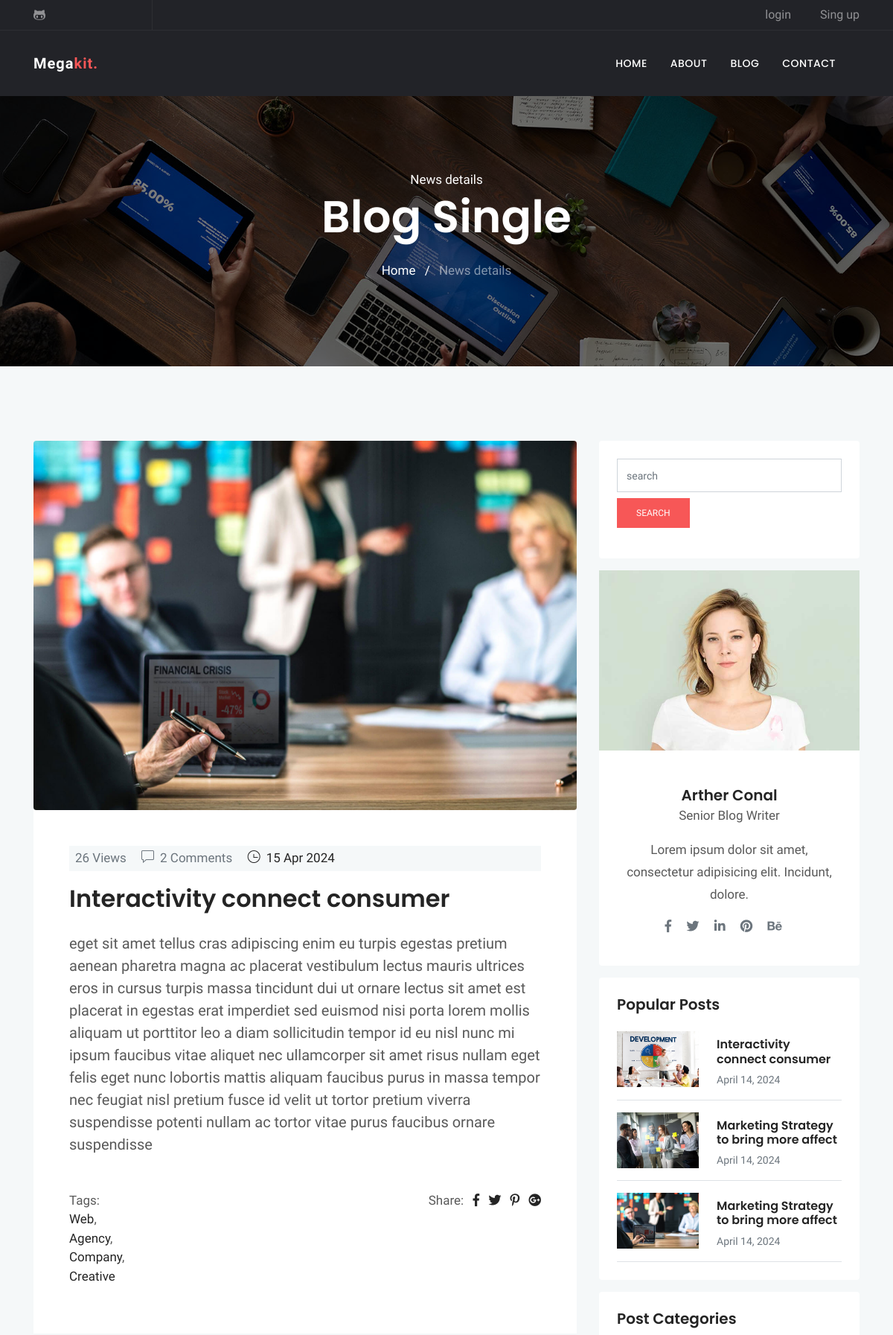
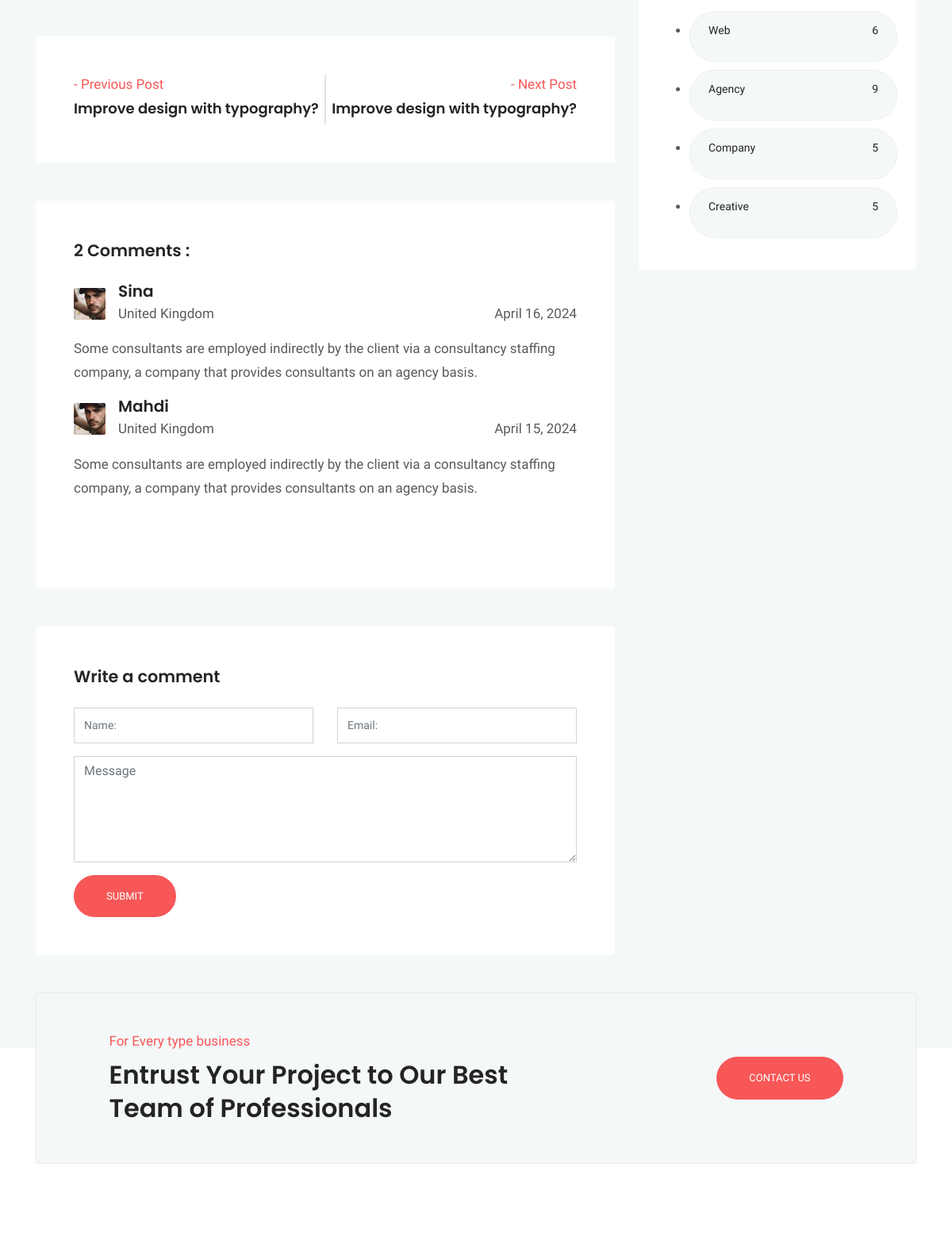
The page /blog/6/ (upper part) on the database its author committed (2 pictures, top to bottom).
### blog/models.py (models this page shows, shortened)
class Post (models.Model) :
    image = models.ImageField(upload_to = 'blog/',default = 'blog/default.jpg')
    author = models.ForeignKey(User,on_delete=models.SET_NULL,null=True)
    title = models.CharField (max_length = 200)
    content = models.TextField ()
    tags = TaggableManager()
    category = models.ManyToManyField (Category)
    counted_view = models.IntegerField (default = 0)
    status = models.BooleanField (default = False)
    login_required = models.BooleanField (default = False)
    published_date = models.DateTimeField (null = True)
    created_date = models.DateTimeField (auto_now_add = True)
    update_date = models.DateTimeField (auto_now = True)
    class Meta:
        ordering = ['-created_date']

class Category(models.Model):
    name = models.CharField(max_length = 255)
    def __str__(self):
        return self.name

class Comment(models.Model):
    post = models.ForeignKey(Post, on_delete=models.CASCADE)
    name = models.CharField(max_length = 255)
    email = models.EmailField()
    message = models.TextField()
    approved = models.BooleanField(default=False)
    created_date = models.DateTimeField(auto_now_add = True)
    updated_date = models.DateTimeField(auto_now=True)
    class Meta:
        ordering = ['-created_date']

### blog/views.py (the view, shortened to what this page needs)
# urls.py: path('<int:pid>/', blog_single, name="single"),
def blog_single(request, pid) :
    post = get_object_or_404(Post, pk=pid, status=1, published_date__lte=timezone.now())
    if not post.login_required :
        comments = Comment.objects.filter(post=post.id, approved=True)
        next_post = Post.objects.filter(id__gt=post.id, status=1, published_date__lte=timezone.now()).order_by('id', '-published_date').first()
        previous_post = Post.objects.filter(id__lt=post.id, status=1, published_date__lte=timezone.now()).order_by('-id', '-published_date').first()
        form = CommentForm()
        context = {'post': post, 'counted_view': post.counted_view, 'next_post': next_post, 'previous_post': previous_post, 'comments':comments ,'form':form}
        post.counted_view += 1
        post.save()
        return render(request, "blog/blog-single.html", context)
    else:
        return HttpResponseRedirect(reverse('accounts:login'))

### blog/forms.py
class CommentForm (forms.ModelForm) :
    class Meta:
        model = Comment
        fields = ['post','name','email','message']

### blog/templatetags/blog_tags.py (called while the page is built)
@register.inclusion_tag('blog/popular-posts.html')
def latestposts(arg = 3) :
    posts = Post.objects.filter(status = 1).order_by('published_date')[:arg]
    return {'posts': posts}

@register.inclusion_tag('blog/post-categories.html')
def postcategories() :
    posts = Post.objects.filter(status = 1)
    categories = Category.objects.all()
    cat_dict = {}
    for name in categories :
        cat_dict[name]=posts.filter(category=name).count()
    return {'categories':cat_dict}

### templates/blog/blog-single.html (shortened to what this page needs)
{% extends 'base.html' %}
{% load static %}
{% load blog_tags %}
{% block content %}
{% load humanize %}
<!doctype html>
<html lang="en">
  <head>
  <link rel="stylesheet" href="{% static 'plugins/bootstrap/css/bootstrap.min.css' %}">
  <link rel="stylesheet" href="{% static 'plugins/themify/css/themify-icons.css' %}">
  <link rel="stylesheet" href="{% static 'plugins/fontawesome/css/all.css' %}">
  <link rel="stylesheet" href="{% static 'plugins/magnific-popup/dist/magnific-popup.css' %}">
  <link rel="stylesheet" href="{% static 'plugins/slick-carousel/slick/slick.css' %}">
  <link rel="stylesheet" href="{% static 'plugins/slick-carousel/slick/slick-theme.css' %}">
  <link rel="stylesheet" href="{% static 'css/style.css' %}">
</head>
<body>
<div class="main-wrapper ">
<section class="page-title bg-1">
  <div class="container">
    <div class="row">
      <div class="col-md-12">
        <div class="block text-center">
          <span class="text-white">News details</span>
          <h1 class="text-capitalize mb-4 text-lg">Blog Single</h1>
          <ul class="list-inline">
            <li class="list-inline-item"><a href="http://127.0.0.1:8000/" class="text-white">Home</a></li>
            <li class="list-inline-item"><span class="text-white">/</span></li>
            <li class="list-inline-item"><a href="#" class="text-white-50">News details</a></li>
          </ul>
        </div>
      </div>
    </div>
  </div>
</section>
<section class="section blog-wrap bg-gray">
    <div class="container">
        <div class="row">
            <div class="col-lg-8">
                <div class="row">
	<div class="col-lg-12 mb-5">
		<div class="single-blog-item">
			<img src="{{ post.image.url }}" alt="" class="img-fluid rounded">
			<div class="blog-item-content bg-white p-5">
				<div class="blog-item-meta bg-gray py-1 px-2">
					<span class="text-muted text-capitalize mr-3"></i>{{post.counted_view}} Views</span>
					<span class="text-muted text-capitalize mr-3"><i class="ti-comment mr-2"></i>{{comments|length}} Comments</span>
					<span class="text-black text-capitalize mr-3"><i class="ti-time mr-1"></i> {{post.published_date|date:'d M Y'}}</span>
				</div>
				<h2 class="mt-3 mb-4"><a href="blog-single.html">{{ post.title }}</a></h2>
				<p class="lead mb-4">{{post.content}}</p>
				<div class="tag-option mt-5 clearfix">
				    <ul class="float-left list-inline">
				    	<li>Tags:</li>
						{% for cat in post.category.all %}
						<li><a href="{% url 'blog:category' cat_name=cat.name %}">{{ cat.name }}</a>{% if not forloop.last %},{% endif %}</li>
						{% endfor %}
				   	</ul>
				    <ul class="float-right list-inline">
				        <li class="list-inline-item"> Share: </li>
				        <li class="list-inline-item"><a href="#" target="_blank"><i class="fab fa-facebook-f" aria-hidden="true"></i></a></li>
				        <li class="list-inline-item"><a href="#" target="_blank"><i class="fab fa-twitter" aria-hidden="true"></i></a></li>
				        <li class="list-inline-item"><a href="#" target="_blank"><i class="fab fa-pinterest-p" aria-hidden="true"></i></a></li>
				        <li class="list-inline-item"><a href="#" target="_blank"><i class="fab fa-google-plus" aria-hidden="true"></i></a></li>
				    </ul>
			    </div>
			</div>
		</div>
	</div>
	<div class="col-lg-12 mb-5">
		<div class="posts-nav bg-white p-5 d-lg-flex d-md-flex justify-content-between ">
			<a class="post-prev align-items-center" href="/blog/{{ previous_post.id }}/">
				<div class="posts-prev-item mb-4 mb-lg-0">
					{% if previous_post %}
					<span class="nav-posts-desc text-color">- Previous Post</span>
					<h6 class="nav-posts-title mt-1">
					{{ previous_post.title }}
					</h6>
					{% endif %}
				</div>
			</a>
			<div class="border"></div>
			<a class="posts-next" href="/blog/{{ next_post.id }}/">
				<div class="posts-next-item pt-4 pt-lg-0">
						{% if next_post %}
					<span class="nav-posts-desc text-lg-right text-md-right text-color d-block">- Next Post</span>
					<h6 class="nav-posts-title mt-1">
						{{ next_post.title }}
					</h6>
					{% endif %}
				</div>
			</a>
		</div>
	</div>
	<div class="col-lg-12 mb-5">
		<div class="comment-area card border-0 p-5">
			<h4 class="mb-4">{{comments|length}} Comments :</h4>
			<ul class="comment-tree list-unstyled">
				<li class="mb-5">
					<div class="comment-area-box">
						{% for comment in comments %}
						<img alt="" src="{% static 'images/blog/test2.jpg' %}" class="mt-2 img-fluid float-left mr-3">
						<h5 class="mb-1">{{comment.name}}</h5>
						<span>United Kingdom</span>
						<div class="comment-meta mt-4 mt-lg-0 mt-md-0 float-lg-right float-md-right">
							<span class="date-comm">{{comment.created_date|naturalday}}</span>
						</div>
						<div class="comment-content mt-3">
							<p>{{comment.message}} </p>
						</div>
						{% empty %}
						<p>No Comments Here </p>
					</div>
					{% endfor %}
				</li>
			</ul>
		</div>
	</div>
	<div class="col-lg-12">
		<form class="contact-form bg-white rounded p-5" method="post" action="{% url 'blog:single' pid=post.id %}">
			<h4 class="mb-4">Write a comment</h4>
			<div class="row">
				<div class="col-md-6">
					<div class="form-group">
						<input class="form-control" type="text" name="name" id="name" placeholder="Name:">
					</div>
				</div>
				<div class="col-md-6">
					<div class="form-group">
						<input class="form-control" type="email" name="email" id="mail" placeholder="Email:">
					</div>
				</div>
			</div>
			<textarea class="form-control mb-3" name="message" id="comment" cols="30" rows="5" placeholder="Message"></textarea>
			<input class="btn btn-main btn-round-full" type="submit" name="submit-contact" >
		</form>
	</div>
</div>
            </div>
            <div class="col-lg-4">
                <div class="sidebar-wrap">
					{% include 'blog/blog-search.html' %}
					{% include 'blog/blog-writer.html' %}
					{% latestposts 3 %}
					{% postcategories %}
</div>
            </div>
  </body>
  </html>
{% endblock %}

### templates/blog/popular-posts.html
{% load static %}
{% load humanize %}
    <div class="sidebar-widget latest-post card border-0 p-4 mb-3">
        <h5>Popular Posts</h5>
        {% for post in posts %}
        <div class="media border-bottom py-3">
            <a href="{{post.id}}"><img class="mr-4" src="{{post.image.url}}" alt="" width="110px"></a>
            <div class="media-body">
                <h6 class="my-2"><a href="{% url 'blog:single' pid=post.id %}">{{post.title}}</a></h6>
                <span class="text-sm text-muted">{{post.published_date|naturalday}}</span>
            </div>
        </div>
        {% endfor %}
    </div>

### templates/blog/post-categories.html
{% load static %}
	<div class="sidebar-widget bg-white rounded tags p-4 mb-3">
		<h5 class="mb-4">Post Categories</h5>
        <ul class="cat-list">
            {% for name,count in categories.items %}
            <li>
                <a href="{% url 'blog:category' cat_name=name %}" class="d-flex justify-content-between">
                    <p>{{name}}</p>
                    <p>{{count}}</p>
                </a>
            </li>
            {% endfor %}
	</div>
</div>
            </div>
        </div>

### statics/css/style.css (style rules this page uses)
html { overflow-x: hidden; }
body { line-height: 1.5; font-family: "Hind", serif; -webkit-font-smoothing: antialiased; font-size: 17px; color: rgba(0, 0, 0, 0.65); }
h1, .h1, h2, .h2, h3, .h3, h4, .h4, h5, .h5, h6, .h6 { font-family: "Poppins", sans-serif; font-weight: 600; color: #242424; }
h1, .h1 { font-size: 2.5rem; }
h2, .h2 { font-size: 2rem; font-weight: 600; line-height: 42px; }
h4, .h4 { font-size: 1.3rem; line-height: 30px; }
h5, .h5 { font-size: 1.25rem; }
h6, .h6 { font-size: 1rem; }
p { line-height: 30px; }
input[type="email"], input[type="password"], input[type="text"], input[type="tel"] { box-shadow: none; height: 45px; outline: none; font-size: 14px; }
.form-control { box-shadow: none; border-radius: 0; }
.btn { display: inline-block; font-size: 14px; font-size: 0.8125rem; font-weight: 400; padding: 1rem 2.5rem; text-transform: uppercase; border-radius: 0; transition: all 0.2s ease; }
.btn-main, .btn-transparent, .btn-small { background: #f75757; color: #fff; transition: all 0.2s ease; }
.btn-round-full { border-radius: 50px; }
.bg-gray { background: #f5f8f9; }
.section { padding: 100px 0; }
.overly, .page-title, .slider, .cta, .hero-img { position: relative; }
.overly:before, .page-title:before, .slider:before, .cta:before, .hero-img:before { content: ""; position: absolute; left: 0; top: 0; bottom: 0; right: 0; width: 100%; height: 100%; opacity: 0.5; background: #000; }
.text-color { color: #f75757; }
.text-black { color: #242424; }
.text-sm { font-size: 14px; }
.text-lg { font-size: 3.75rem; }
a { color: #242424; text-decoration: none; }
.page-title { padding: 100px 0; }
.page-title .block h1 { color: #fff; }
.bg-1 { background: url("../images/bg/home-2.jpg") no-repeat 50% 50%; background-size: cover; }
.tags a { background: #f5f8f9; display: inline-block; padding: 8px 23px; border-radius: 38px; margin-bottom: 10px; border: 1px solid #eee; font-size: 14px; text-transform: capitalize; }
.nav-posts-title { line-height: 25px; font-size: 18px; }

### rows shown on the page
Post: image (picture), counted_view "26", published_date "15 Apr 2024", title "Interactivity connect consumer", content "eget sit amet tellus cras adipiscing enim eu turpis egestas pretium aenean pharetra magna ac placerat vestibulum lectus mauris ultrices eros in cursus turpis massa tincidunt dui ut ornare lectus sit amet est placerat in egestas erat imperdiet sed euismod nisi porta lorem mollis aliquam ut porttitor leo a diam sollicitudin tempor id eu nisl nunc mi ipsum faucibus vitae aliquet nec ullamcorper sit amet risus nullam eget felis eget nunc lobortis mattis aliquam faucibus purus in massa tempor nec feugiat nisl pretium fusce id velit ut tortor pretium viverra suspendisse potenti nullam ac tortor vitae purus faucibus ornare suspendisse"
Category: name "Web", count "6"
Category: name "Agency", count "9"
Category: name "Company", count "5"
Category: name "Creative", count "5"
Post: title "Improve design with typography?"
Post: title "Improve design with typography?"
Comment: name "Sina", created_date "April 16, 2024", message "Some consultants are employed indirectly by the client via a consultancy staffing company, a company that provides consultants on an agency basis."
Comment: name "Mahdi", created_date "April 15, 2024", message "Some consultants are employed indirectly by the client via a consultancy staffing company, a company that provides consultants on an agency basis."
Post: image (picture), title "Interactivity connect consumer", published_date "April 14, 2024"
Post: image (picture), title "Marketing Strategy to bring more affect", published_date "April 14, 2024"
Post: image (picture), title "Marketing Strategy to bring more affect", published_date "April 14, 2024"

### other values the page prints
{{ comments|length }} "2"
